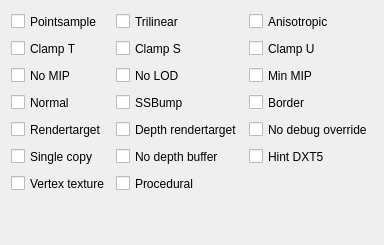
     <widget class="QWidget" name="tab_6">
      <attribute name="title">
       <string>Flags</string>
      </attribute>
      <layout class="QGridLayout" name="gridLayout_6">
       <item row="2" column="0">
        <widget class="QCheckBox" name="checkBox_clampt">
         <property name="minimumSize">
          <size>
           <width>0</width>
           <height>21</height>
          </size>
         </property>
         <property name="text">
          <string>Clamp T</string>
         </property>
        </widget>
       </item>
       <item row="0" column="0">
        <widget class="QCheckBox" name="checkBox_pointsample">
         <property name="minimumSize">
          <size>
           <width>0</width>
           <height>21</height>
          </size>
         </property>
         <property name="text">
          <string>Pointsample</string>
         </property>
        </widget>
       </item>
       <item row="0" column="1">
        <widget class="QCheckBox" name="checkBox_trilinear">
         <property name="minimumSize">
          <size>
           <width>0</width>
           <height>21</height>
          </size>
         </property>
         <property name="text">
          <string>Trilinear</string>
         </property>
        </widget>
       </item>
       <item row="8" column="0">
        <widget class="QCheckBox" name="checkBox_vertexTexture">
         <property name="minimumSize">
          <size>
           <width>0</width>
           <height>21</height>
          </size>
         </property>
         <property name="text">
          <string>Vertex texture</string>
         </property>
        </widget>
       </item>
       <item row="10" column="0">
        <spacer name="verticalSpacer_6">
         <property name="orientation">
          <enum>Qt::Vertical</enum>
         </property>
         <property name="sizeHint" stdset="0">
          <size>
           <width>20</width>
           <height>40</height>
          </size>
         </property>
        </spacer>
       </item>
       <item row="4" column="0">
        <widget class="QCheckBox" name="checkBox_normal">
         <property name="minimumSize">
          <size>
           <width>0</width>
           <height>21</height>
          </size>
         </property>
         <property name="text">
          <string>Normal</string>
         </property>
        </widget>
       </item>
       <item row="7" column="0">
        <widget class="QCheckBox" name="checkBox_singleCopy">
         <property name="minimumSize">
          <size>
           <width>0</width>
           <height>21</height>
          </size>
         </property>
         <property name="text">
          <string>Single copy</string>
         </property>
        </widget>
       </item>
       <item row="5" column="2">
        <widget class="QCheckBox" name="checkBox_noDebugOverride">
         <property name="minimumSize">
          <size>
           <width>0</width>
           <height>21</height>
          </size>
         </property>
         <property name="text">
          <string>No debug override</string>
         </property>
        </widget>
       </item>
       <item row="5" column="1">
        <widget class="QCheckBox" name="checkBox_depthRendertarget">
         <property name="minimumSize">
          <size>
           <width>0</width>
           <height>21</height>
          </size>
         </property>
         <property name="text">
          <string>Depth rendertarget</string>
         </property>
        </widget>
       </item>
       <item row="7" column="1">
        <widget class="QCheckBox" name="checkBox_noDepthbuffer">
         <property name="minimumSize">
          <size>
           <width>0</width>
           <height>21</height>
          </size>
         </property>
         <property name="text">
          <string>No depth buffer</string>
         </property>
        </widget>
       </item>
       <item row="0" column="2">
        <widget class="QCheckBox" name="checkBox_anisotropic">
         <property name="minimumSize">
          <size>
           <width>0</width>
           <height>21</height>
          </size>
         </property>
         <property name="text">
          <string>Anisotropic</string>
         </property>
        </widget>
       </item>
       <item row="2" column="1">
        <widget class="QCheckBox" name="checkBox_clamps">
         <property name="minimumSize">
          <size>
           <width>0</width>
           <height>21</height>
          </size>
         </property>
         <property name="text">
          <string>Clamp S</string>
         </property>
        </widget>
       </item>
       <item row="2" column="2">
        <widget class="QCheckBox" name="checkBox_clampU">
         <property name="minimumSize">
          <size>
           <width>0</width>
           <height>21</height>
          </size>
         </property>
         <property name="text">
          <string>Clamp U</string>
         </property>
        </widget>
       </item>
       <item row="7" column="2">
        <widget class="QCheckBox" name="checkBox_hintDXT5">
         <property name="minimumSize">
          <size>
           <width>0</width>
           <height>21</height>
          </size>
         </property>
         <property name="text">
          <string>Hint DXT5</string>
         </property>
        </widget>
       </item>
       <item row="3" column="0">
        <widget class="QCheckBox" name="checkBox_noMIP">
         <property name="minimumSize">
          <size>
           <width>0</width>
           <height>21</height>
          </size>
         </property>
         <property name="text">
          <string>No MIP</string>
         </property>
        </widget>
       </item>
       <item row="3" column="1">
        <widget class="QCheckBox" name="checkBox_noLOD">
         <property name="minimumSize">
          <size>
           <width>0</width>
           <height>21</height>
          </size>
         </property>
         <property name="text">
          <string>No LOD</string>
         </property>
        </widget>
       </item>
       <item row="3" column="2">
        <widget class="QCheckBox" name="checkBox_minMIP">
         <property name="minimumSize">
          <size>
           <width>0</width>
           <height>21</height>
          </size>
         </property>
         <property name="text">
          <string>Min MIP</string>
         </property>
        </widget>
       </item>
       <item row="4" column="1">
        <widget class="QCheckBox" name="checkBox_ssbump">
         <property name="minimumSize">
          <size>
           <width>0</width>
           <height>21</height>
          </size>
         </property>
         <property name="text">
          <string>SSBump</string>
         </property>
        </widget>
       </item>
       <item row="4" column="2">
        <widget class="QCheckBox" name="checkBox_border">
         <property name="minimumSize">
          <size>
           <width>0</width>
           <height>21</height>
          </size>
         </property>
         <property name="text">
          <string>Border</string>
         </property>
        </widget>
       </item>
       <item row="5" column="0">
        <widget class="QCheckBox" name="checkBox_rendertarget">
         <property name="minimumSize">
          <size>
           <width>0</width>
           <height>21</height>
          </size>
         </property>
         <property name="text">
          <string>Rendertarget</string>
         </property>
        </widget>
       </item>
       <item row="8" column="1">
        <widget class="QCheckBox" name="checkBox_procedural">
         <property name="minimumSize">
          <size>
           <width>0</width>
           <height>21</height>
          </size>
         </property>
         <property name="text">
          <string>Procedural</string>
         </property>
        </widget>
       </item>
      </layout>
     </widget>
